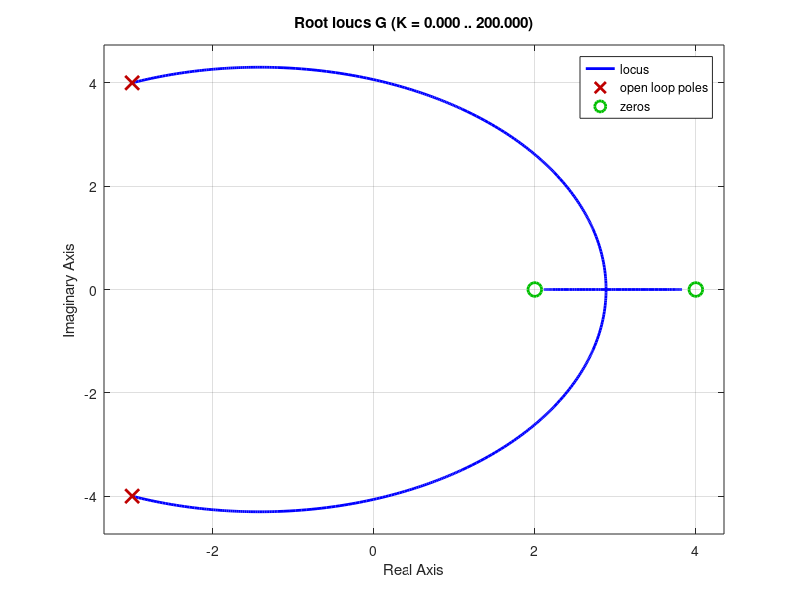

Reproduce this figure in MATLAB. (Note: this script raises an error after producing the figure.)
% this is skill assessment exercise 8.5 from the text

% a transfer function is given, and we must do a bunch
% of root locus stuff

numg = poly([2 4])
deng = [1 6 25]
G = tf(numg,deng)
rlocus(G)
Gm = margin(G)
z=.5
sgrid(z,0)